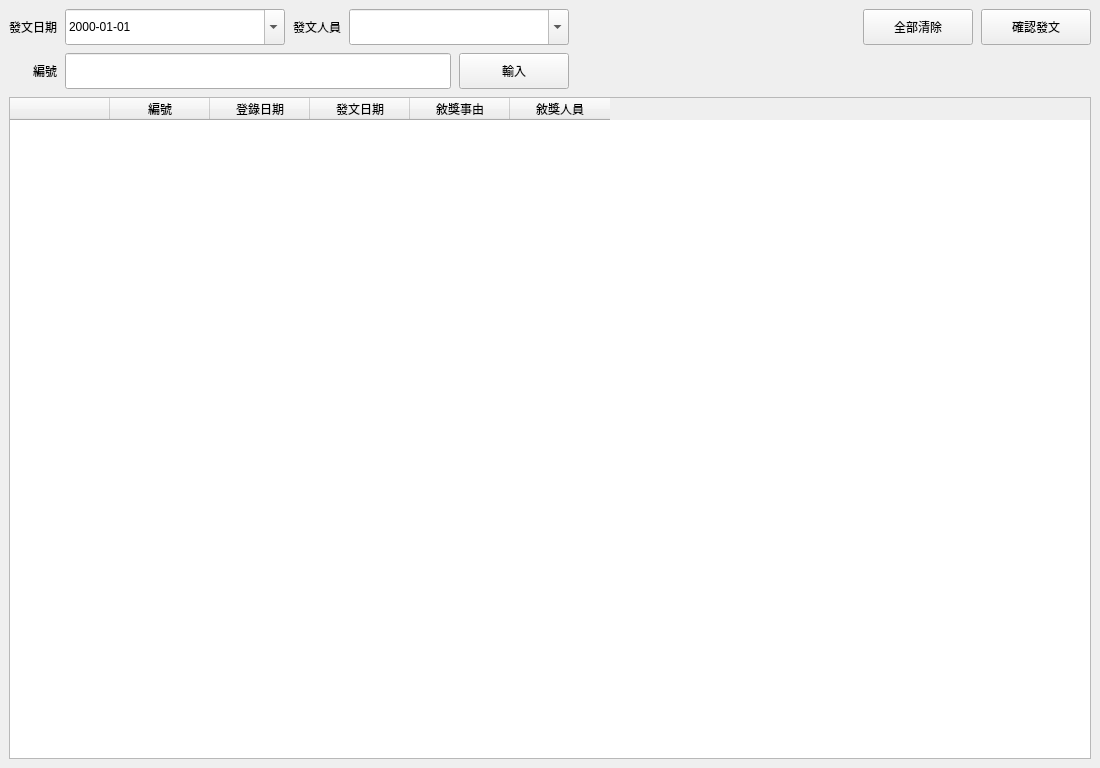
<?xml version="1.0" encoding="UTF-8"?>
<ui version="4.0">
 <class>MainWindow</class>
 <widget class="QMainWindow" name="MainWindow">
  <property name="geometry">
   <rect><x>0</x><y>0</y><width>1100</width><height>768</height></rect>
  </property>
  <property name="windowTitle"><string>公文收發管理系統 - 敘獎發文</string></property>
  <widget class="QWidget" name="centralwidget">
   <layout class="QVBoxLayout" name="mainVerticalLayout">
    <property name="spacing"><number>8</number></property>
    <item>
     <layout class="QGridLayout" name="rewardIssueGrid">
      <property name="horizontalSpacing"><number>8</number></property>
      <property name="verticalSpacing"><number>8</number></property>
      <item row="0" column="0">
       <widget class="QLabel" name="lbl_reward_issue_date">
        <property name="text"><string>發文日期</string></property>
        <property name="alignment"><set>Qt::AlignRight|Qt::AlignVCenter</set></property>
       </widget>
      </item>
      <item row="0" column="1">
       <widget class="QDateEdit" name="reward_issue_date">
        <property name="minimumSize"><size><width>220</width><height>36</height></size></property>
        <property name="maximumSize"><size><width>220</width><height>36</height></size></property>
        <property name="calendarPopup"><bool>true</bool></property>
        <property name="displayFormat"><string>yyyy-MM-dd</string></property>
       </widget>
      </item>
      <item row="0" column="2">
       <widget class="QLabel" name="lbl_reward_issue_sender">
        <property name="text"><string>發文人員</string></property>
        <property name="alignment"><set>Qt::AlignRight|Qt::AlignVCenter</set></property>
       </widget>
      </item>
      <item row="0" column="3">
       <widget class="QComboBox" name="reward_issue_sender">
        <property name="minimumSize"><size><width>220</width><height>36</height></size></property>
        <property name="maximumSize"><size><width>220</width><height>36</height></size></property>
        <property name="editable"><bool>true</bool></property>
       </widget>
      </item>
      <item row="0" column="4">
       <spacer name="rewardIssueSpacer">
        <property name="orientation"><enum>Qt::Horizontal</enum></property>
        <property name="sizeHint" stdset="0"><size><width>20</width><height>0</height></size></property>
       </spacer>
      </item>
      <item row="0" column="5">
       <widget class="QPushButton" name="btn_reward_issue_clear">
        <property name="minimumSize"><size><width>110</width><height>36</height></size></property>
        <property name="maximumSize"><size><width>110</width><height>36</height></size></property>
        <property name="text"><string>全部清除</string></property>
       </widget>
      </item>
      <item row="0" column="6">
       <widget class="QPushButton" name="btn_reward_issue">
        <property name="minimumSize"><size><width>110</width><height>36</height></size></property>
        <property name="maximumSize"><size><width>110</width><height>36</height></size></property>
        <property name="text"><string>確認發文</string></property>
       </widget>
      </item>
      <item row="1" column="0">
       <widget class="QLabel" name="lbl_reward_num">
        <property name="text"><string>編號</string></property>
        <property name="alignment"><set>Qt::AlignRight|Qt::AlignVCenter</set></property>
       </widget>
      </item>
      <item row="1" column="1" colspan="3">
       <layout class="QHBoxLayout" name="rewardNumberRow">
        <property name="spacing"><number>8</number></property>
        <item>
         <widget class="QLineEdit" name="lineEdit_reward_num">
          <property name="minimumSize"><size><width>0</width><height>36</height></size></property>
         </widget>
        </item>
        <item>
         <widget class="QPushButton" name="btn_reward_input">
          <property name="minimumSize"><size><width>110</width><height>36</height></size></property>
          <property name="maximumSize"><size><width>110</width><height>36</height></size></property>
          <property name="text"><string>輸入</string></property>
         </widget>
        </item>
       </layout>
      </item>
     </layout>
    </item>
    <item>
     <widget class="QTableWidget" name="reward_issue_table">
      <property name="selectionBehavior"><enum>QAbstractItemView::SelectRows</enum></property>
      <property name="editTriggers"><set>QAbstractItemView::NoEditTriggers</set></property>
      <column><property name="text"><string></string></property></column>
      <column><property name="text"><string>編號</string></property></column>
      <column><property name="text"><string>登錄日期</string></property></column>
      <column><property name="text"><string>發文日期</string></property></column>
      <column><property name="text"><string>敘獎事由</string></property></column>
      <column><property name="text"><string>敘獎人員</string></property></column>
     </widget>
    </item>
   </layout>
  </widget>
 </widget>
 <resources/>
 <connections/>
</ui>
